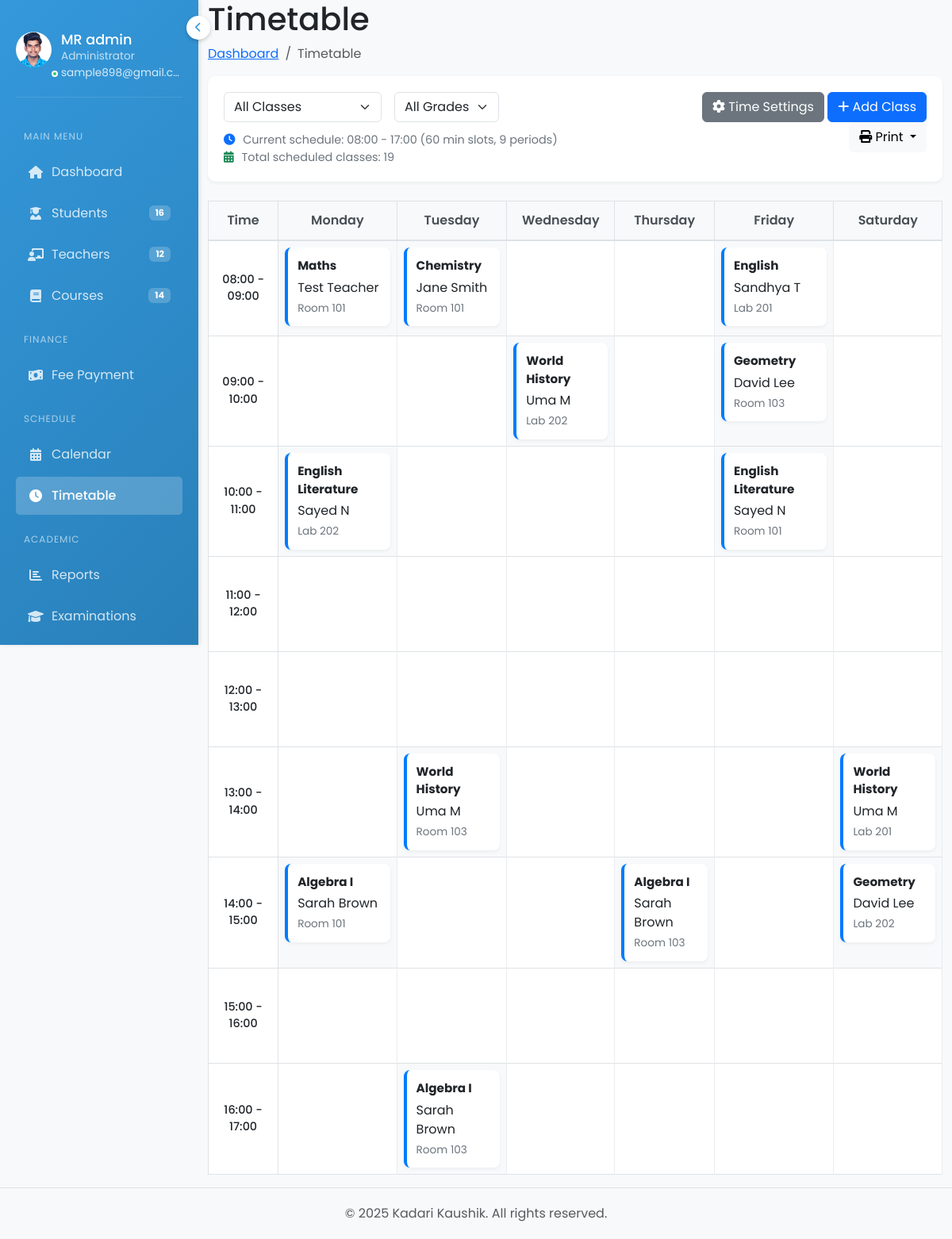
The app's page /timetable/ (signed in) with its own data.
### accounts/models.py (models this page shows, shortened)
class Profile(models.Model):
    user = models.OneToOneField(User, on_delete=models.CASCADE)
    avatar = models.ImageField(upload_to='avatars/', null=True, blank=True)
    bio = models.TextField(blank=True)
    created_at = models.DateTimeField(auto_now_add=True)
    updated_at = models.DateTimeField(auto_now=True)

class Schedule(models.Model):
    DAY_CHOICES = [
        ('monday', 'Monday'),
        ('tuesday', 'Tuesday'),
        ('wednesday', 'Wednesday'),
        ('thursday', 'Thursday'),
        ('friday', 'Friday'),
        ('saturday', 'Saturday')
    ]
    course = models.ForeignKey(Course, on_delete=models.CASCADE, related_name='schedules')
    day = models.CharField(max_length=10, choices=DAY_CHOICES)
    start_time = models.TimeField()
    end_time = models.TimeField()
    room = models.CharField(max_length=50)
    created_at = models.DateTimeField(auto_now_add=True)
    updated_at = models.DateTimeField(auto_now=True)
    class Meta:
        ordering = ['day', 'start_time']
        constraints = [
            models.UniqueConstraint(
                fields=['room', 'day', 'start_time', 'end_time'],
                name='unique_room_schedule'
            )
        ]

class Course(models.Model):
    course_code = models.CharField(max_length=20, unique=True)
    title = models.CharField(max_length=200)
    description = models.TextField()
    teacher = models.ForeignKey(Teacher, on_delete=models.SET_NULL, null=True, related_name='courses')
    credits = models.IntegerField()
    students = models.ManyToManyField(Student, related_name='courses_enrolled', blank=True)
    class_section = models.ForeignKey('Class', on_delete=models.SET_NULL, null=True, related_name='courses')
    created_at = models.DateTimeField(auto_now_add=True)
    updated_at = models.DateTimeField(auto_now=True)
    class Meta:
        ordering = ['course_code']
    def __str__(self):
        return f"{self.course_code} - {self.title}"

class Teacher(models.Model):
    GENDER_CHOICES = [
        ('M', 'Male'),
        ('F', 'Female'),
        ('O', 'Other')
    ]
    user = models.OneToOneField(User, on_delete=models.CASCADE, related_name='teacher_profile', null=True, blank=True)
    teacher_id = models.CharField(max_length=20, unique=True)
    first_name = models.CharField(max_length=50, validators=[name_validator])
    last_name = models.CharField(max_length=50, validators=[name_validator])
    date_of_birth = models.DateField(null=True, blank=True)
    gender = models.CharField(max_length=1, choices=GENDER_CHOICES, null=True, blank=True)
    photo = models.ImageField(upload_to='teacher_photos/', null=True, blank=True)
    email = models.EmailField(unique=True)
    phone_regex = RegexValidator(
        regex=r'^\+?1?\d{9,15}$',
        message="Phone number must be entered in the format: '+999999999'. Up to 15 digits allowed."
    )
    address = models.TextField(blank=True)
    city = models.CharField(max_length=100, blank=True, null=True)
    state = models.CharField(max_length=100, blank=True, null=True)
    country = models.CharField(max_length=100, blank=True, null=True)
    postal_code = models.CharField(max_length=20, blank=True, null=True)
    phone_number = models.CharField(max_length=17, blank=True, null=True)
    department = models.CharField(max_length=100)
    designation = models.CharField(max_length=100, blank=True, null=True)
    subjects = models.TextField()  # Comma-separated list of subjects
    qualification = models.CharField(max_length=200, blank=True)
    specialization = models.CharField(max_length=200, blank=True, null=True)
    experience = models.IntegerField(null=True, blank=True)
    joining_date = models.DateField()
    is_active = models.BooleanField(default=True)
    created_at = models.DateTimeField(auto_now_add=True)
    updated_at = models.DateTimeField(auto_now=True)
    def get_full_name(self):
        return f"{self.first_name} {self.last_name}"

### accounts/views.py (the view, shortened to what this page needs)
# urls.py: path('timetable/', views.timetable_view, name='timetable'),
@login_required
def timetable_view(request):
    selected_class = request.GET.get('class')
    schedules = Schedule.objects.select_related('course', 'course__teacher', 'course__class_section')
    if selected_class:
        schedules = schedules.filter(course__class_section_id=selected_class)
    schedules = schedules.order_by('day', 'start_time')
    courses = Course.objects.all()
    if selected_class:
        courses = courses.filter(class_section_id=selected_class)
    courses_data = [
        {
            'id': course.id,
            'title': course.title,
            'class_section': course.class_section_id,
            'course_code': course.course_code,
            'teacher_name': course.teacher.get_full_name() if course.teacher else ''
        } for course in courses
    ]
    classes = Class.objects.all()
    form = ScheduleForm()
    form.fields['course'].queryset = courses
    start_hour = int(request.GET.get('start_hour', 8))  # Default 8 AM
    end_hour = int(request.GET.get('end_hour', 17))     # Default 5 PM
    slot_duration = int(request.GET.get('duration', 60))  # Default 60 minutes
    time_slots = []
    current_hour = start_hour
    current_minute = 0
    while current_hour < end_hour:
        start_time = f"{current_hour:02d}:{current_minute:02d}"
        end_minute = current_minute + slot_duration
        end_hour_calc = current_hour
        if end_minute >= 60:
            end_hour_calc += end_minute // 60
            end_minute = end_minute % 60
        end_time = f"{end_hour_calc:02d}:{end_minute:02d}"
        time_slots.append({
            'start': start_time,
            'end': end_time,
            'display': f"{start_time} - {end_time}"
        })
        current_minute += slot_duration
        if current_minute >= 60:
            current_hour += current_minute // 60
            current_minute = current_minute % 60
    days = ['monday', 'tuesday', 'wednesday', 'thursday', 'friday', 'saturday']
    timetable_data = []
    for time_slot in time_slots:
        row_data = {
            'time_slot': time_slot,
            'cells': []
        }
        for day in days:
            from datetime import time
            time_start = time.fromisoformat(time_slot['start'])
            schedule = schedules.filter(
                day=day,
                start_time__lte=time_start,
                end_time__gt=time_start
            ).first()
            row_data['cells'].append({
                'day': day,
                'schedule': schedule,
                'occupied': schedule is not None
            })
        timetable_data.append(row_data)
    context = {
        'page_title': 'Timetable',
        'form': form,
        'schedules': schedules,
        'courses': courses,
        'courses_json': courses_data,
        'classes': classes,
        'time_slots': time_slots,
        'timetable_data': timetable_data,
        'days': days,
        'start_hour': start_hour,
        'end_hour': end_hour,
        'slot_duration': slot_duration,
        'selected_class': selected_class
    }
    if request.headers.get('X-Requested-With') == 'XMLHttpRequest':
        return render(request, 'accounts/timetable_partial.html', context)
    return render(request, 'accounts/timetable.html', context)

### accounts/templates/accounts/timetable.html (shortened to what this page needs)
{% extends 'accounts/base_admin.html' %}
{% load static %}
{% block content %}
<div class="container">
    <div class="page-header">
        <h1>{{ page_title }}</h1>
        <nav aria-label="breadcrumb">
            <ol class="breadcrumb">
                <li class="breadcrumb-item"><a href="{% url 'dashboard' %}">Dashboard</a></li>
                <li class="breadcrumb-item active" aria-current="page">{{ page_title }}</li>
            </ol>
        </nav>
    </div>
    <div class="timetable-controls">
        <div class="row">
            <div class="col-md-6">
                <div class="d-flex gap-3 align-items-center">
                    <select class="form-select w-auto" id="classFilter">
                        <option value="">All Classes</option>
                    </select>
                    <select class="form-select w-auto" id="gradeFilter">
                        <option value="">All Grades</option>
                    </select>
                </div>
                <div class="current-settings">
                    <i class="fas fa-clock text-primary"></i>
                    Current schedule: {{ start_hour|stringformat:"02d" }}:00 - {{ end_hour|stringformat:"02d" }}:00
                    ({{ slot_duration }} min slots, {{ time_slots|length }} periods)
                    <br>
                    <i class="fas fa-calendar-alt text-success"></i>
                    Total scheduled classes: <span id="scheduleCount">{{ schedules.count }}</span>
                </div>
            </div>
            <div class="col-md-6 text-end">
                <a href="#" class="btn btn-secondary" data-bs-toggle="modal" data-bs-target="#timeSettingsModal">
                    <i class="fas fa-cog"></i> Time Settings
                </a>
                <button type="button" class="btn btn-primary" data-bs-toggle="modal" data-bs-target="#addClassModal">
                    <i class="fas fa-plus"></i> Add Class
                </button>
                <div class="dropdown">
                    <button class="btn btn-light dropdown-toggle" type="button" id="printDropdown" data-bs-toggle="dropdown" aria-expanded="false">
                        <i class="fas fa-print"></i> Print
                    </button>
                </div>
            </div>
        </div>
    </div>
    <div class="timetable-container mt-4">
        <div class="table-responsive">
            <table class="table table-bordered timetable">
                <thead>
                    <tr>
                        <th>Time</th>
                        {% for day in days %}
                        <th>{{ day|title }}</th>
                        {% endfor %}
                    </tr>
                </thead>
                <tbody>
                    {% for row in timetable_data %}
                    <tr>
                        <td class="time-slot">{{ row.time_slot.display }}</td>
                        {% for cell in row.cells %}
                        <td class="timetable-cell {% if cell.occupied %}occupied{% endif %}"
                            data-day="{{ cell.day }}"
                            data-time="{{ row.time_slot.start }}"
                            {% if cell.schedule %}
                            data-bs-toggle="tooltip"
                            data-bs-placement="top"
                            title="Room: {{ cell.schedule.room }}"
                            {% endif %}>
                            {% if cell.schedule %}
                            <div class="schedule-info">
                                <strong>{{ cell.schedule.course.title }}</strong>
                                {{ cell.schedule.course.teacher.get_full_name }}
                                <small>{{ cell.schedule.room }}</small>
                            </div>
                            {% endif %}
                        </td>
                        {% endfor %}
                    </tr>
                    {% endfor %}
                </tbody>
            </table>
        </div>
    </div>
</div>
{% endblock %}

### accounts/templates/accounts/base_admin.html (shortened to what this page needs)
{% load static %}
<!DOCTYPE html>
<html lang="en">
<head>
    <link href="https://cdn.jsdelivr.net/npm/bootstrap@5.3.0/dist/css/bootstrap.min.css" rel="stylesheet">
    <link rel="stylesheet" href="https://cdnjs.cloudflare.com/ajax/libs/font-awesome/6.0.0/css/all.min.css">
    <link href="https://cdn.jsdelivr.net/npm/fullcalendar@5.11.3/main.min.css" rel="stylesheet">
</head>
<body>
    <div class="sidebar">
        <button class="menu-toggle">
            <i class="fas fa-chevron-left"></i>
        </button>
        <div class="user-info d-flex align-items-start">
            <div class="avatar">
                {% if user.profile.avatar %}
                    <img src="{{ user.profile.avatar.url }}" alt="{{ user.username }}">
                {% else %}
                    <div class="avatar-initials">{{ user.username|first|upper }}</div>
                {% endif %}
            </div>
            <div class="user-status"></div>
            <div class="user-details">
                <h3 title="{{ user.get_full_name|default:user.username }}">{{ user.get_full_name|default:user.username }}</h3>
                <p class="user-role">Administrator</p>
                <p class="user-email" title="{{ user.email }}">{{ user.email }}</p>
            </div>
        </div>
        <div class="sidebar-scrollable">
            <nav class="nav flex-column">
                <div class="menu-label">Main Menu</div>
                <a class="nav-link {% if request.resolver_match.url_name == 'dashboard' %}active{% endif %}" href="{% url 'index' %}">
                    <i class="fas fa-home"></i>
                    <span>Dashboard</span>
                </a>
                <a class="nav-link {% if request.resolver_match.url_name == 'students' %}active{% endif %}" href="{% url 'students' %}">
                    <i class="fas fa-user-graduate"></i>
                    <span>Students</span>
                    <span class="badge">{{ sidebar_total_students|default:"0" }}</span>
                </a>
                <a class="nav-link {% if request.resolver_match.url_name == 'teachers' %}active{% endif %}" href="{% url 'teachers' %}">
                    <i class="fas fa-chalkboard-teacher"></i>
                    <span>Teachers</span>
                    <span class="badge">{{ sidebar_total_teachers|default:"0" }}</span>
                </a>
                <a class="nav-link {% if request.resolver_match.url_name == 'courses' %}active{% endif %}" href="{% url 'courses' %}">
                    <i class="fas fa-book"></i>
                    <span>Courses</span>
                    <span class="badge">{{ sidebar_active_courses|default:"0" }}</span>
                </a>
                <div class="menu-label">Finance</div>
                <a class="nav-link {% if request.resolver_match.url_name == 'fee_payment' %}active{% endif %}" href="{% url 'fee_payment' %}">
                    <i class="fas fa-money-bill-wave"></i>
                    <span>Fee Payment</span>
                </a>
                <div class="menu-label">Schedule</div>
                <a class="nav-link {% if request.resolver_match.url_name == 'calendar' %}active{% endif %}" href="{% url 'calendar' %}">
                    <i class="fas fa-calendar-alt"></i>
                    <span>Calendar</span>
                </a>
                <a class="nav-link {% if request.resolver_match.url_name == 'timetable' %}active{% endif %}" href="{% url 'timetable' %}">
                    <i class="fas fa-clock"></i>
                    <span>Timetable</span>
                </a>
                <div class="menu-label">Academic</div>
                <a class="nav-link {% if request.resolver_match.url_name == 'reports' %}active{% endif %}" href="{% url 'reports' %}">
                    <i class="fas fa-chart-bar"></i>
                    <span>Reports</span>
                </a>
                <a class="nav-link {% if request.resolver_match.url_name == 'examinations' %}active{% endif %}" href="{% url 'examinations' %}">
                    <i class="fas fa-graduation-cap"></i>
                    <span>Examinations</span>
                </a>
            </nav>
        </div>
    </div>
    <div class="main-content">
        {% block content %}{% endblock %}
    </div>
    <footer class="footer mt-auto py-3 bg-light border-top">
        <div class="container-fluid text-center">
            <span class="text-muted">© 2025 Kadari Kaushik. All rights reserved.</span>
        </div>
    </footer>
</body>
</html>

### records on screen
Schedule: schedule.course "Maths", schedule.course.teacher.get_full_name "Test Teacher", schedule.room "Room 101"
Schedule: schedule.course "Chemistry", schedule.course.teacher.get_full_name "Jane Smith", schedule.room "Room 101"
Schedule: schedule.course "English", schedule.course.teacher.get_full_name "Sandhya T", schedule.room "Lab 201"
Schedule: schedule.course "World History", schedule.course.teacher.get_full_name "Uma M", schedule.room "Lab 202"
Schedule: schedule.course "Geometry", schedule.course.teacher.get_full_name "David Lee", schedule.room "Room 103"
Schedule: schedule.course "English Literature", schedule.course.teacher.get_full_name "Sayed N", schedule.room "Lab 202"
Schedule: schedule.course "English Literature", schedule.course.teacher.get_full_name "Sayed N", schedule.room "Room 101"
Schedule: schedule.course "World History", schedule.course.teacher.get_full_name "Uma M", schedule.room "Room 103"
Schedule: schedule.course "World History", schedule.course.teacher.get_full_name "Uma M", schedule.room "Lab 201"
Schedule: schedule.course "Algebra I", schedule.course.teacher.get_full_name "Sarah Brown", schedule.room "Room 101"
Schedule: schedule.course "Algebra I", schedule.course.teacher.get_full_name "Sarah Brown", schedule.room "Room 103"
Schedule: schedule.course "Geometry", schedule.course.teacher.get_full_name "David Lee", schedule.room "Lab 202"
Schedule: schedule.course "Algebra I", schedule.course.teacher.get_full_name "Sarah Brown", schedule.room "Room 103"

### other values on screen
{{ user.get_full_name|default:user.username }} "MR admin"
{{ user.email }} "sample898@gmail.c…"
{{ sidebar_total_students|default:"0" }} "16"
{{ sidebar_total_teachers|default:"0" }} "12"
{{ sidebar_active_courses|default:"0" }} "14"
{{ page_title }} "Timetable"
{{ start_hour|stringformat:"02d" }} "08"
{{ end_hour|stringformat:"02d" }} "17"
{{ slot_duration }} "60"
{{ time_slots|length }} "9"
{{ schedules.count }} "19"
{{ day|title }} "Monday" "Tuesday" "Wednesday" "Thursday" "Friday" "Saturday"
{{ row.time_slot.display }} "08:00 - 09:00" "09:00 - 10:00" "10:00 - 11:00" "11:00 - 12:00" "12:00 - 13:00" "13:00 - 14:00" "14:00 - 15:00" "15:00 - 16:00" "16:00 - 17:00"
